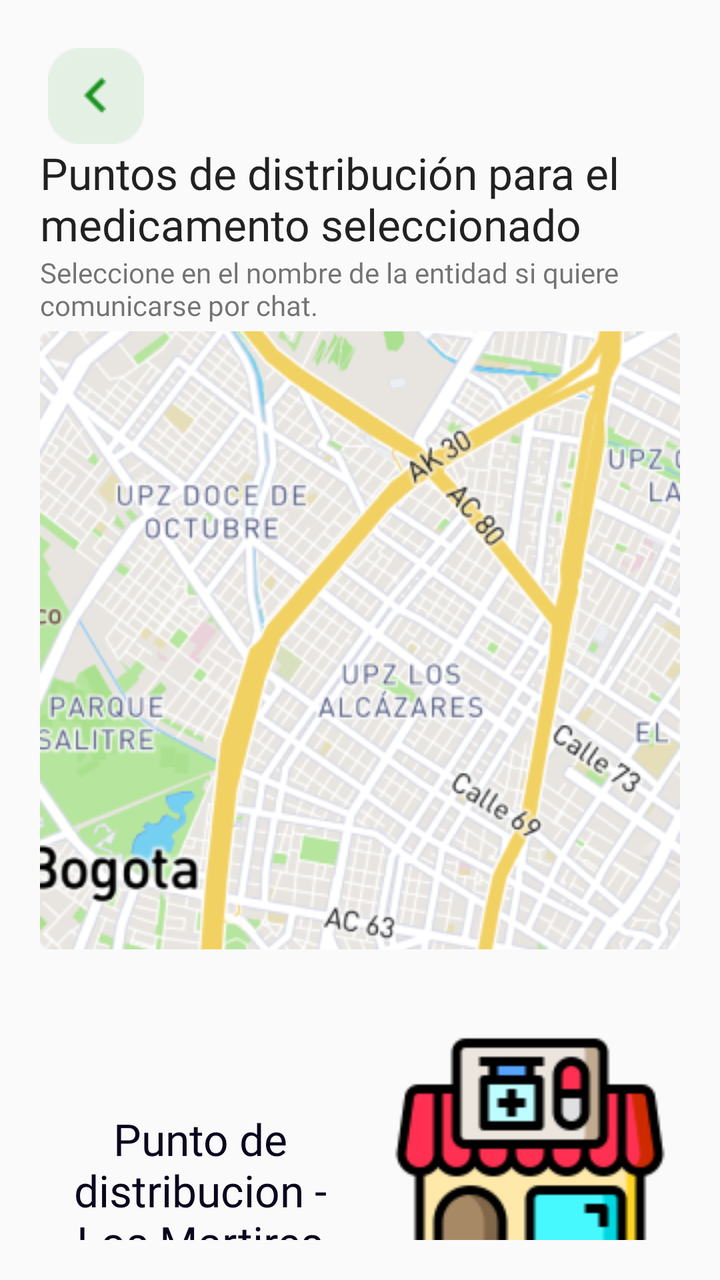
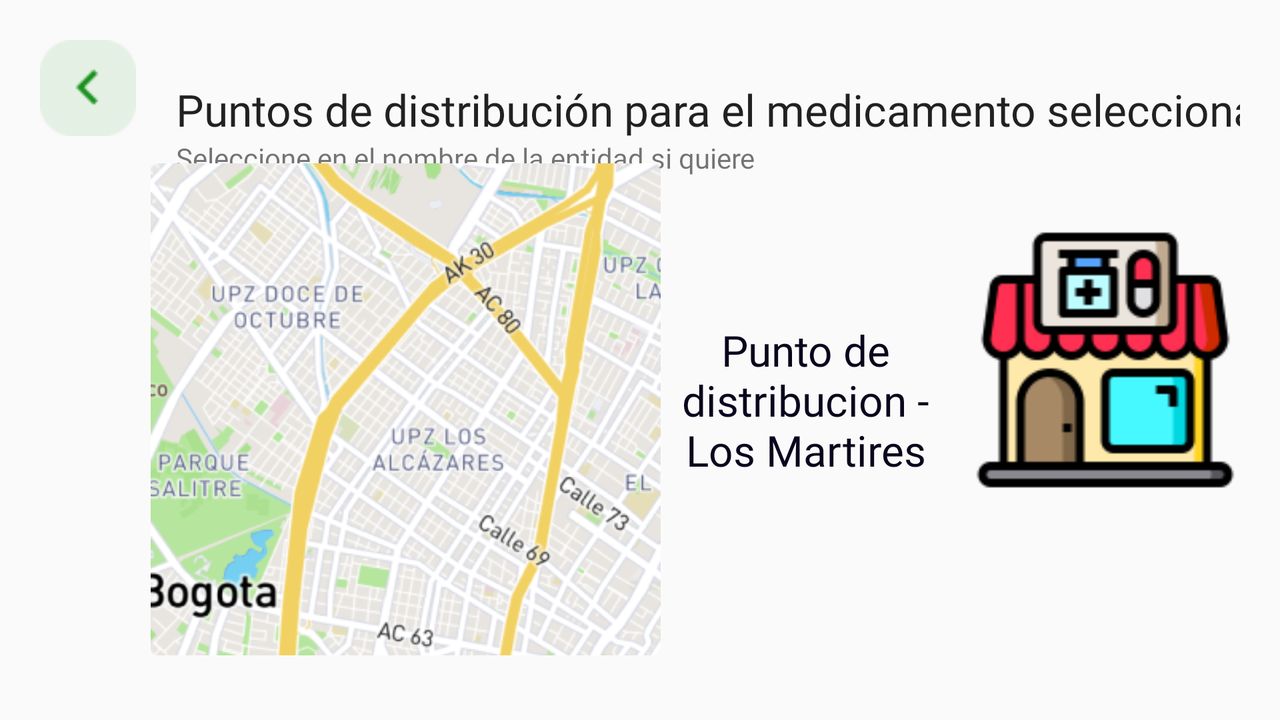

One screen, two layout resources from the same app: the default and the repository's alternative for another configuration. Each is rendered where Android would select it; the XML of both is given below.
<!-- AndroidManifest.xml: application theme Theme.MedicaMeApp -->
<!-- res/layout/activity_puntos_distribucion.xml -->
<?xml version="1.0" encoding="utf-8"?>
<androidx.constraintlayout.widget.ConstraintLayout xmlns:android="http://schemas.android.com/apk/res/android"
    xmlns:app="http://schemas.android.com/apk/res-auto"
    xmlns:tools="http://schemas.android.com/tools"
    android:id="@+id/backButtonEnvioRecetaMedica"
    android:layout_width="match_parent"
    android:layout_height="match_parent"
    android:padding="20dp"
    tools:context=".PuntosDistribucion">


    <TextView
        android:id="@+id/promptHeader"
        android:layout_width="0dp"
        android:layout_height="wrap_content"
        android:layout_marginTop="16dp"
        android:fontFamily="@font/roboto_bold"
        android:text="Puntos de distribución para el medicamento seleccionado"
        android:textAppearance="@style/TextAppearance.AppCompat.Large"
        app:layout_constraintBottom_toTopOf="@+id/subText"
        app:layout_constraintEnd_toEndOf="parent"
        app:layout_constraintStart_toStartOf="parent"
        app:layout_constraintTop_toBottomOf="@+id/bButton"
        app:layout_constraintVertical_bias="0.065" />

    <TextView
        android:id="@+id/subText"
        android:layout_width="0dp"
        android:layout_height="wrap_content"
        android:layout_marginBottom="20dp"
        android:fontFamily="@font/roboto"
        android:text="Seleccione en el nombre de la entidad si quiere comunicarse por chat."
        android:textAppearance="@style/TextAppearance.AppCompat.Small"
        app:layout_constraintBottom_toTopOf="@+id/imageView"
        app:layout_constraintEnd_toEndOf="parent"
        app:layout_constraintStart_toStartOf="parent"
        app:layout_constraintTop_toBottomOf="@+id/promptHeader"
        app:layout_constraintVertical_bias="0.764" />

    <ImageView
        android:id="@+id/imageView"
        android:layout_width="wrap_content"
        android:layout_height="wrap_content"
        android:contentDescription="null"
        android:cropToPadding="false"
        android:foregroundGravity="center"
        android:isScrollContainer="true"
        app:layout_constraintBottom_toBottomOf="parent"
        app:layout_constraintEnd_toEndOf="parent"
        app:layout_constraintHorizontal_weight="2"
        app:layout_constraintStart_toStartOf="parent"
        app:layout_constraintTop_toTopOf="parent"
        app:srcCompat="@drawable/elmapa" />

    <LinearLayout
        android:layout_width="0dp"
        android:layout_height="147dp"
        android:layout_marginTop="40dp"
        android:orientation="horizontal"
        app:layout_constraintEnd_toEndOf="parent"
        app:layout_constraintStart_toStartOf="parent"
        app:layout_constraintTop_toBottomOf="@+id/imageView">

        <TextView
            android:id="@+id/lugarRecogida"
            android:layout_width="match_parent"
            android:layout_height="wrap_content"
            android:layout_marginLeft="10dp"
            android:layout_marginTop="40dp"
            android:layout_marginRight="10dp"
            android:layout_weight="0.1"
            android:autoSizeTextType="uniform"
            android:fontFamily="@font/roboto_bold"
            android:gravity="center"
            android:minEms="20"
            android:text="Punto de distribucion - Los Martires"
            android:textAlignment="center"
            android:textAppearance="@style/TextAppearance.AppCompat.Large"
            android:textColor="@color/boldTextColor" />

        <ImageView
            android:id="@+id/iconoP"
            android:layout_width="match_parent"
            android:layout_height="match_parent"
            android:layout_marginLeft="10dp"
            android:layout_weight="0.1"
            app:srcCompat="@drawable/farmacia" />
    </LinearLayout>

    <ImageButton
        android:id="@+id/bButton"
        android:layout_width="wrap_content"
        android:layout_height="wrap_content"
        android:layout_marginStart="4dp"
        android:layout_marginTop="4dp"
        android:background="@drawable/iconback"
        android:contentDescription="Retornar"
        android:minWidth="48dp"
        android:minHeight="48dp"
        app:layout_constraintStart_toStartOf="parent"
        app:layout_constraintTop_toTopOf="parent" />

    <androidx.constraintlayout.widget.Guideline
        android:id="@+id/guideline"
        android:layout_width="wrap_content"
        android:layout_height="wrap_content"
        android:orientation="horizontal"
        app:layout_constraintGuide_percent="0.5" />

</androidx.constraintlayout.widget.ConstraintLayout>
<!-- resources referenced by this layout -->
<resources>
  <color name="boldTextColor">#09051D</color>
  <!-- drawable elmapa: png bitmap (drawable, 167103 bytes) -->
  <!-- drawable farmacia: png bitmap (drawable, 4439 bytes) -->
  <!-- drawable iconback: png bitmap (drawable, 871 bytes) -->
  <style name="Theme.MedicaMeApp" parent="Theme.AppCompat.Light.NoActionBar">
          
          <item name="colorPrimary">@color/purple_500</item>
          <item name="colorPrimaryVariant">@color/purple_700</item>
          <item name="colorOnPrimary">@color/white</item>
          
          <item name="colorSecondary">@color/teal_200</item>
          <item name="colorSecondaryVariant">@color/teal_700</item>
          <item name="colorOnSecondary">@color/black</item>
          
          <item name="android:statusBarColor">?attr/colorPrimaryVariant</item>
          
      </style>
  <color name="purple_500">#FF6200EE</color>
  <color name="purple_700">#FF3700B3</color>
  <color name="white">#FFFFFFFF</color>
  <color name="teal_200">#FF03DAC5</color>
  <color name="teal_700">#FF018786</color>
  <color name="black">#FF000000</color>
</resources>
<!-- res/layout-land/activity_puntos_distribucion.xml (the repository's variant of the layout above) -->
<!-- drawn on the phone turned sideways -->
<?xml version="1.0" encoding="utf-8"?>
<androidx.constraintlayout.widget.ConstraintLayout xmlns:android="http://schemas.android.com/apk/res/android"
    xmlns:app="http://schemas.android.com/apk/res-auto"
    xmlns:tools="http://schemas.android.com/tools"
    android:id="@+id/backButtonEnvioRecetaMedica"
    android:layout_width="match_parent"
    android:layout_height="match_parent"
    android:padding="20dp"
    tools:context=".PuntosDistribucion">


    <LinearLayout
        android:layout_width="0dp"
        android:layout_height="144dp"
        app:layout_constraintBottom_toBottomOf="parent"
        app:layout_constraintEnd_toEndOf="parent"
        app:layout_constraintStart_toEndOf="@+id/imageView"
        app:layout_constraintTop_toTopOf="parent">

        <TextView
            android:id="@+id/lugarRecogida"
            android:layout_width="match_parent"
            android:layout_height="wrap_content"
            android:layout_marginLeft="10dp"
            android:layout_marginTop="40dp"
            android:layout_marginRight="10dp"
            android:layout_weight="0.1"
            android:autoSizeTextType="uniform"
            android:fontFamily="@font/roboto_bold"
            android:gravity="center"
            android:minEms="20"
            android:text="Punto de distribucion - Los Martires"
            android:textAlignment="center"
            android:textAppearance="@style/TextAppearance.AppCompat.Large"
            android:textColor="@color/boldTextColor" />

        <ImageView
            android:id="@+id/iconoP"
            android:layout_width="match_parent"
            android:layout_height="match_parent"
            android:layout_marginLeft="10dp"
            android:layout_weight="0.1"
            app:srcCompat="@drawable/farmacia" />
    </LinearLayout>

    <TextView
        android:id="@+id/promptHeader"
        android:layout_width="wrap_content"
        android:layout_height="wrap_content"
        android:layout_marginTop="20dp"
        android:fontFamily="@font/roboto_bold"
        android:text="Puntos de distribución para el medicamento seleccionado"
        android:textAppearance="@style/TextAppearance.AppCompat.Large"
        app:layout_constraintTop_toTopOf="parent"
        app:layout_constraintLeft_toRightOf="@+id/bButton"
        android:layout_marginLeft="20dp"
        />

    <TextView
        android:id="@+id/subText"
        android:layout_width="0dp"
        android:layout_height="wrap_content"
        android:layout_marginEnd="188dp"
        android:layout_marginBottom="36dp"
        android:fontFamily="@font/roboto"
        android:text="Seleccione en el nombre de la entidad si quiere comunicarse por chat."
        android:textAppearance="@style/TextAppearance.AppCompat.Small"
        app:layout_constraintBottom_toTopOf="@+id/imageView"
        app:layout_constraintEnd_toEndOf="parent"
        app:layout_constraintStart_toStartOf="@+id/promptHeader"
        app:layout_constraintTop_toBottomOf="@+id/promptHeader"
        app:layout_constraintVertical_bias="0.0" />

    <ImageView
        android:id="@+id/imageView"
        android:layout_width="255dp"
        android:layout_height="254dp"
        android:contentDescription="null"
        android:cropToPadding="false"
        android:foregroundGravity="center"
        android:isScrollContainer="true"
        app:layout_constraintBottom_toBottomOf="parent"
        app:layout_constraintEnd_toEndOf="parent"
        app:layout_constraintHorizontal_bias="0.16"
        app:layout_constraintStart_toStartOf="parent"
        app:layout_constraintTop_toBottomOf="@+id/promptHeader"
        app:srcCompat="@drawable/elmapa" />

    <ImageButton
        android:id="@+id/bButton"
        android:layout_width="wrap_content"
        android:layout_height="wrap_content"
        android:background="@drawable/iconback"
        android:contentDescription="Retornar"
        android:minWidth="48dp"
        android:minHeight="48dp"
        app:layout_constraintStart_toStartOf="parent"
        app:layout_constraintTop_toTopOf="parent" />

    <androidx.constraintlayout.widget.Guideline
        android:id="@+id/guideline"
        android:layout_width="wrap_content"
        android:layout_height="wrap_content"
        android:orientation="horizontal"
        app:layout_constraintGuide_percent="0.5" />

</androidx.constraintlayout.widget.ConstraintLayout>
